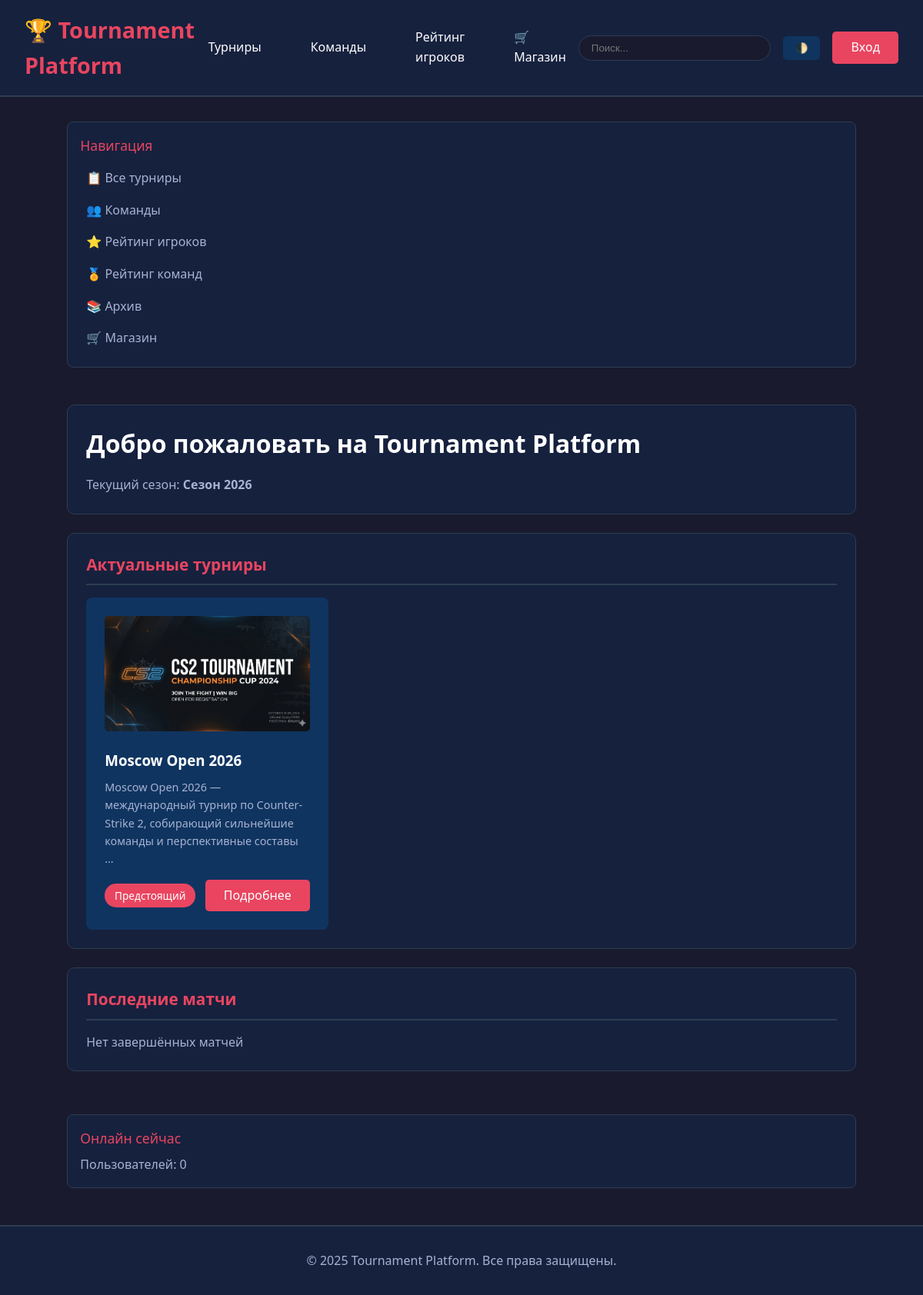
The page / on the database its author committed.
### tournaments/models.py (models this page shows, shortened)
class Season(models.Model):
    name = models.CharField(max_length=100, verbose_name='Название сезона')
    number = models.IntegerField(verbose_name='Номер сезона', default=1)
    start_date = models.DateField(verbose_name='Дата начала')
    end_date = models.DateField(blank=True, null=True, verbose_name='Дата окончания')
    is_active = models.BooleanField(default=False, verbose_name='Активный')
    class Meta:
        verbose_name = 'Сезон'
        verbose_name_plural = 'Сезоны'
        ordering = ['-start_date']

class Tournament(models.Model):
    STATUS_CHOICES = [
        ('upcoming', 'Предстоящий'),
        ('registration', 'Регистрация'),
        ('ongoing', 'Идёт'),
        ('finished', 'Завершён'),
        ('cancelled', 'Отменён'),
    ]
    STAGE_TYPE_CHOICES = [
        ('round_robin', 'Круговая система'),
        ('swiss', 'Швейцарская система'),
        ('single_elimination', 'Single Elimination'),
        ('double_elimination', 'Double Elimination'),
        ('group_stage', 'Групповая стадия'),
    ]
    name = models.CharField(max_length=200, verbose_name='Название')
    slug = models.SlugField(unique=True)
    season = models.ForeignKey(Season, on_delete=models.CASCADE, related_name='tournaments')
    description = models.TextField(blank=True)
    logo = models.ImageField(upload_to='tournament_logos/', blank=True, null=True)
    status = models.CharField(max_length=20, choices=STATUS_CHOICES, default='upcoming')
    stage_type = models.CharField(max_length=30, choices=STAGE_TYPE_CHOICES, default='round_robin')
    start_date = models.DateField()
    end_date = models.DateField(blank=True, null=True)
    registration_start = models.DateField(blank=True, null=True)
    registration_end = models.DateField(blank=True, null=True)
    max_teams = models.IntegerField(default=16)
    stream_url = models.URLField(blank=True, verbose_name='Ссылка на трансляцию')
    created_at = models.DateTimeField(auto_now_add=True)
    updated_at = models.DateTimeField(auto_now=True)
    class Meta:
        verbose_name = 'Турнир'
        verbose_name_plural = 'Турниры'
        ordering = ['-start_date']

### tournaments/views.py (the view)
# urls.py: path('', views.shop_index, name='index'),
def index(request):
    active_season = Season.objects.filter(is_active=True).first()
    upcoming_tournaments = Tournament.objects.filter(
        status__in=['upcoming', 'registration', 'ongoing']
    )[:6]
    latest_matches = Match.objects.filter(
        status='finished'
    ).order_by('-actual_end_time')[:10]
    context = {
        'active_season': active_season,
        'upcoming_tournaments': upcoming_tournaments,
        'latest_matches': latest_matches,
    }
    return render(request, 'index.html', context)

### templates/index.html (shortened to what this page needs)
{% extends 'base.html' %}
{% block content %}
<div class="card">
    <h1 style="margin-bottom: 1rem;">Добро пожаловать на Tournament Platform</h1>
    {% if active_season %}
    <p style="color: var(--text-secondary);">Текущий сезон: <strong>{{ active_season.name }}</strong></p>
    {% endif %}
</div>
<div class="card">
    <h2 class="card-title">Актуальные турниры</h2>
    <div style="display: grid; grid-template-columns: repeat(auto-fill, minmax(300px, 1fr)); gap: 1rem;">
        {% for tournament in upcoming_tournaments %}
        <div style="background: var(--card-bg); padding: 1.5rem; border-radius: 8px;">
            {% if tournament.logo %}
            <img src="{{ tournament.logo.url }}" alt="{{ tournament.name }}" style="width: 100%; height: 150px; object-fit: cover; border-radius: 5px; margin-bottom: 1rem;">
            {% endif %}
            <h3 style="margin-bottom: 0.5rem;">{{ tournament.name }}</h3>
            <p style="color: var(--text-secondary); font-size: 0.9rem; margin-bottom: 1rem;">
                {{ tournament.description|truncatewords:15 }}
            </p>
            <div style="display: flex; justify-content: space-between; align-items: center;">
                <span style="background: var(--accent); padding: 0.3rem 0.8rem; border-radius: 15px; font-size: 0.85rem;">
                    {{ tournament.get_status_display }}
                </span>
                <a href="{% url 'tournaments:tournament_detail' tournament.slug %}" class="btn btn-primary">
                    Подробнее
                </a>
            </div>
        </div>
        {% empty %}
        <p style="color: var(--text-secondary);">Нет активных турниров</p>
        {% endfor %}
    </div>
</div>
<div class="card">
    <h2 class="card-title">Последние матчи</h2>
    {% for match in latest_matches %}
    <div class="match-card">
        <div class="match-team">
            {% if match.team1.logo %}
            <img src="{{ match.team1.logo.url }}" class="team-logo" alt="{{ match.team1.name }}">
            {% endif %}
            <span>{{ match.team1.name }}</span>
        </div>
        <div>
            <div class="match-score">{{ match.score_team1 }} : {{ match.score_team2 }}</div>
            <div class="match-time">
                {{ match.tournament.name }}<br>
                {{ match.scheduled_time|date:"d.m.Y H:i" }}
            </div>
        </div>
        <div class="match-team away">
            {% if match.team2.logo %}
            <img src="{{ match.team2.logo.url }}" class="team-logo" alt="{{ match.team2.name }}">
            {% endif %}
            <span>{{ match.team2.name }}</span>
        </div>
    </div>
    {% empty %}
    <p style="color: var(--text-secondary);">Нет завершённых матчей</p>
    {% endfor %}
</div>
{% endblock %}

### templates/base.html (style rules this page uses)
* { margin: 0; padding: 0; box-sizing: border-box; }
.card img[alt*="tournament"], .card img[src*="tournament_logos"] { aspect-ratio: 1 / 1; object-fit: cover; }
:root { --primary-bg: #1a1a2e; --secondary-bg: #16213e; --card-bg: #0f3460; --accent: #e94560; --text-primary: #ffffff; --text-secondary: #a8b2d1; --border: #2c3e50; }
html { height: 100%; }
body { font-family: 'Segoe UI', Tahoma, Geneva, Verdana, sans-serif; background: var(--primary-bg); color: var(--text-primary); line-height: 1.6; display: flex; flex-direction: column; min-height: 100vh; }
.btn { padding: 0.5rem 1.5rem; border: none; border-radius: 5px; cursor: pointer; text-decoration: none; display: inline-block; transition: all 0.3s; font-size: 1rem; }
.btn-primary { background: var(--accent); color: white; }
.card { background: var(--secondary-bg); border-radius: 10px; padding: 1.5rem; margin-bottom: 1.5rem; border: 1px solid var(--border); }
.card-title { font-size: 1.3rem; margin-bottom: 1rem; color: var(--accent); border-bottom: 2px solid var(--border); padding-bottom: 0.5rem; }

### rows shown on the page
Season: name "Сезон 2026"
Tournament: logo (picture), name "Moscow Open 2026", description "Moscow Open 2026 — международный турнир по Counter-Strike 2, собирающий сильнейшие команды и перспективные составы …", status "Предстоящий"

### other values the page prints
{{ online_count|default:0 }} "0"
